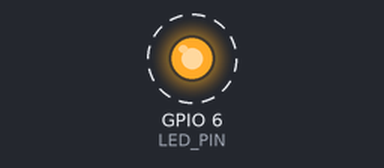
Simulated run of this program. Board: Raspberry Pi (BCM pin numbers). Parts: output pins drawn as LEDs (lit = HIGH). Dashed ring = blinking. What the program prints to the terminal is not drawn. At 20.0 s the program stops and its outputs stay as they are.

Above: at 0.05 s.
Timing chart, 0 to 3.0 s (numbered marks = the images above):
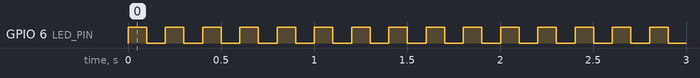

The program:

led_blink.py
```python
import RPi.GPIO as GPIO
import time

LED_PIN = 6
GPIO.setmode(GPIO.BCM) # GPIO.BCM or GPIO.BOARD
GPIO.setup(LED_PIN, GPIO.OUT) # GPIO.OUT OR GPIO.IN

for i in range(100):
    GPIO.output(LED_PIN, GPIO.HIGH) # 1, True
    print("led on")
    time.sleep(0.1) # 1초 유지
    GPIO.output(LED_PIN, GPIO.LOW)
    print("led off")
    time.sleep(0.1)
```

Measured:
- by itself, GPIO 6 (LED_PIN): alternates HIGH for 0.10 s and LOW for 0.10 s, 200 changes in all, then stays LOW
